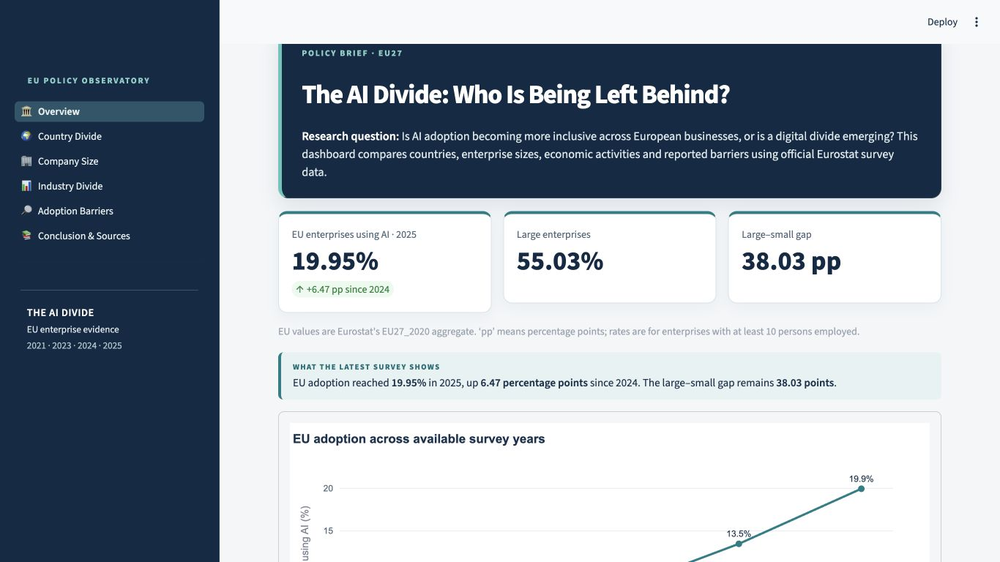
#> input picture review/animations/overview-viewport.png, 1000 x 562 px, shrunk from 1366 x 768 before the run
$ python simulate_cvd_review.py
#> lines starting #> are read from the running program, lines starting #| are printed output that depends on the picture
#!/usr/bin/env python3
"""Create screenshot comparisons using Machado et al. 2009 dichromacy matrices.

Run with the project's Pillow and NumPy installations. This is an audit aid,
not a claim that simulation replaces testing with people with colour-vision
deficiency.
"""
from pathlib import Path

import numpy as np
from PIL import Image, ImageDraw, ImageFont

ROOT = Path(__file__).resolve().parents[1]
MATRICES = {
    "Protanopia simulation": np.array([
        [0.152286, 1.052583, -0.204868],
        [0.114503, 0.786281, 0.099216],
        [-0.003882, -0.048116, 1.051998],
    ]),
    "Deuteranopia simulation": np.array([
        [0.367322, 0.860646, -0.227968],
        [0.280085, 0.672501, 0.047413],
        [-0.011820, 0.042940, 0.968881],
    ]),
}
SCREENSHOTS = {
    "overview": "review/animations/overview-viewport.png",
    "country": "review/animations/country-viewport.png",
    "company_size": "review/animations/company-size-viewport.png",
    "industry": "review/animations/industry-viewport.png",
    "barrier_ranking": "review/animations/barriers-after-viewport.png",
    "barrier_comparison": "review/animations/barriers-after-section-3.png",
    "conclusion": "review/animations/conclusion-viewport.png",
}


def simulate(image: Image.Image, matrix: np.ndarray) -> Image.Image:
    srgb = np.asarray(image.convert("RGB"), dtype=np.float64) / 255
    linear = np.where(srgb <= 0.04045, srgb / 12.92, ((srgb + 0.055) / 1.055) ** 2.4)
    transformed = np.clip(linear @ matrix.T, 0, 1)
    encoded = np.where(transformed <= 0.0031308, 12.92 * transformed,
                       1.055 * transformed ** (1 / 2.4) - 0.055)
    return Image.fromarray(np.uint8(np.rint(np.clip(encoded, 0, 1) * 255)))


def main() -> None:
    out_dir = ROOT / "review/accessibility"
    out_dir.mkdir(parents=True, exist_ok=True)
    for name, source in SCREENSHOTS.items():
        original = Image.open(ROOT / source).convert("RGB")
#> original is the input picture: PIL image 1000x562 RGB; mean R, G, B 157.6, 167, 177.4
        width, height = original.size
#> width = 1000; height = 562
        label_height = 34
        sheet = Image.new("RGB", (width * 3, height + label_height), "white")
#> sheet: PIL image 3000x596 RGB; every value is 255
        draw = ImageDraw.Draw(sheet)
        font = ImageFont.load_default()
        for index, (label, image) in enumerate([
            ("Reference", original),
            ("Protanopia simulation", simulate(original, MATRICES["Protanopia simulation"])),
            ("Deuteranopia simulation", simulate(original, MATRICES["Deuteranopia simulation"])),
        ]):
#> in simulate, `linear = np.where(srgb <= 0.04045, srgb / 12.92, ((srgb + 0.055) / 1.0..`:
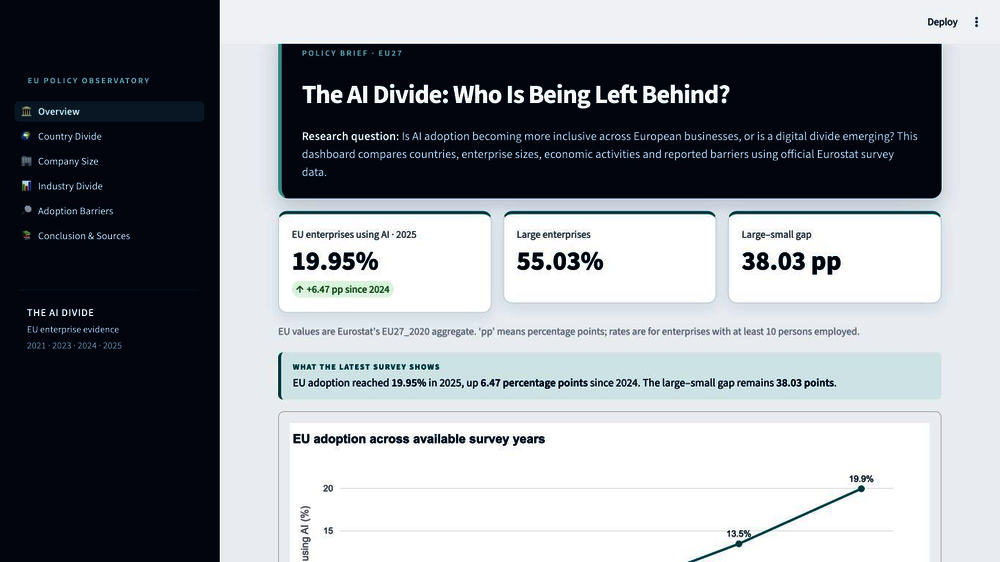
#> linear: shape (562, 1000, 3) float64; mean R, G, B 0.556, 0.574, 0.594
            x = width * index
            draw.text((x + 10, 10), label, fill="#17324D", font=font)
            sheet.paste(image, (x, label_height))
#> this loop made 3 passes
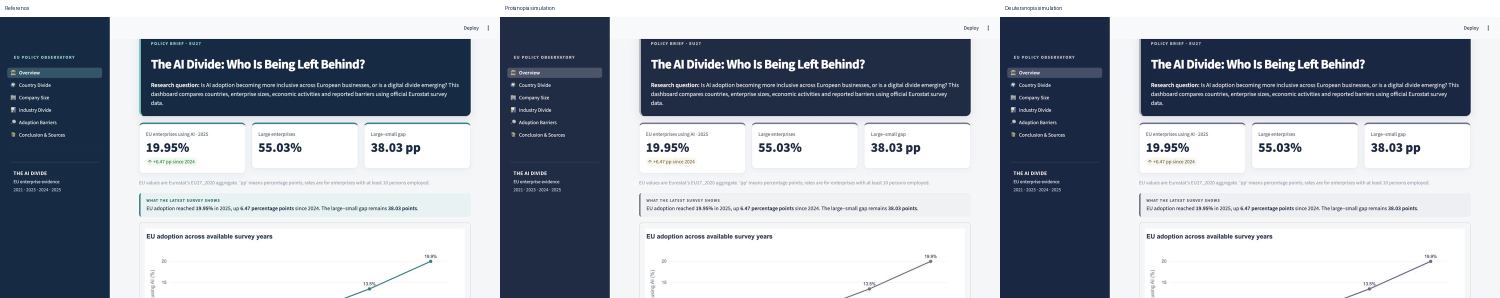
#> sheet: PIL image 3000x596 RGB (shown at 1/2 size); mean R, G, B 165.4, 171.6, 181.7
        sheet.save(out_dir / f"{name}-cvd-review.jpg", quality=86, optimize=True)
#> pass 2 of the loop in main, `for name, source in SCREENSHOTS.items():`:
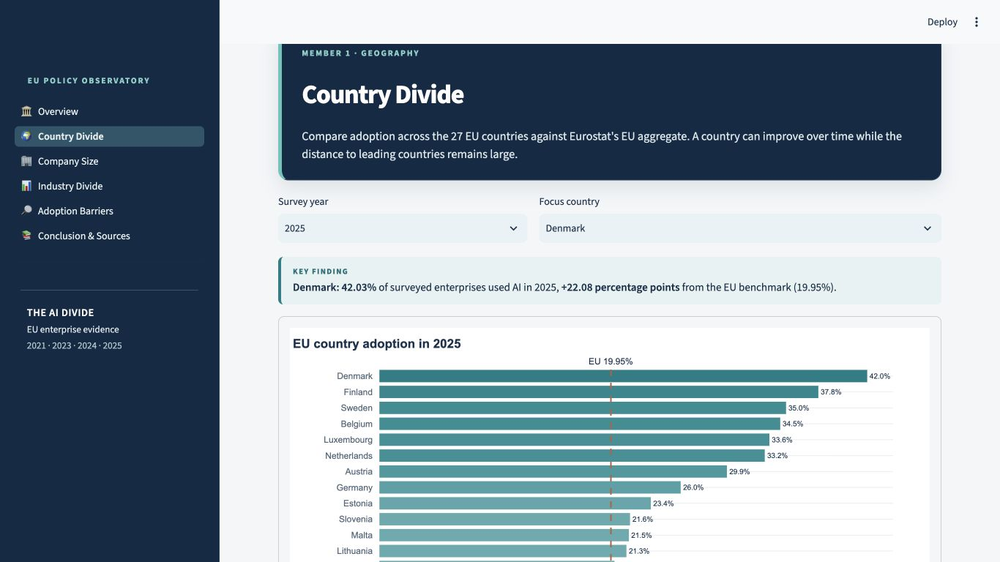
#> input picture review/animations/country-viewport.png, 1000 x 562 px, shrunk from 1366 x 768 before the run
#> in main, original is the input picture: PIL image 1000x562 RGB; mean R, G, B 146.3, 161.3, 171.8
#> in simulate (call 3), `encoded = np.where(transformed <= 0.0031308, 12.92 * transformed, 1.05..`:
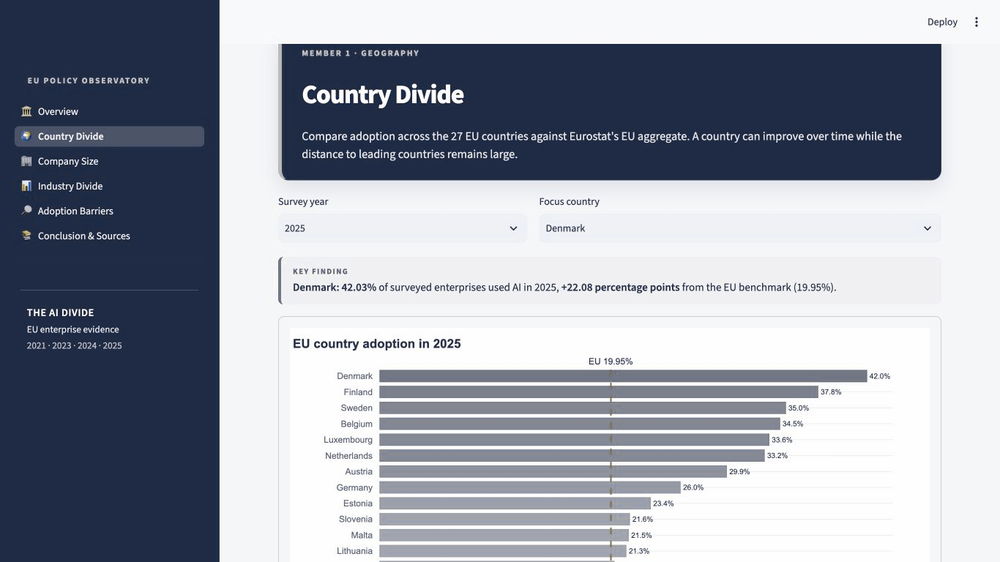
#> encoded: shape (562, 1000, 3) float64; mean R, G, B 0.613, 0.632, 0.676
#> the loop in main, `for index, (label, image) in enumerate([ ("Reference", original), ("Pr..` made 3 passes
#> after the loop in main, `for index, (label, image) in enumerate([`:
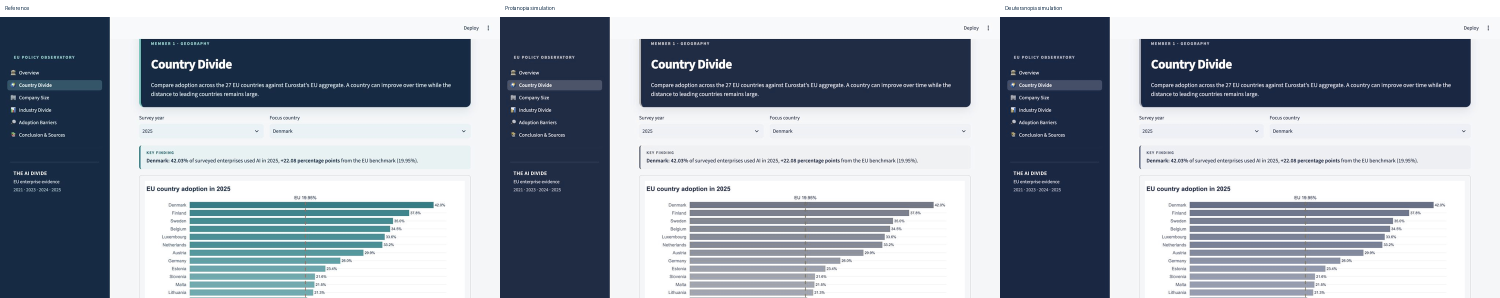
#> sheet: PIL image 3000x596 RGB (shown at 1/2 size); mean R, G, B 157.6, 165.7, 176.5
#> pass 3 of the loop in main, `for name, source in SCREENSHOTS.items():`:
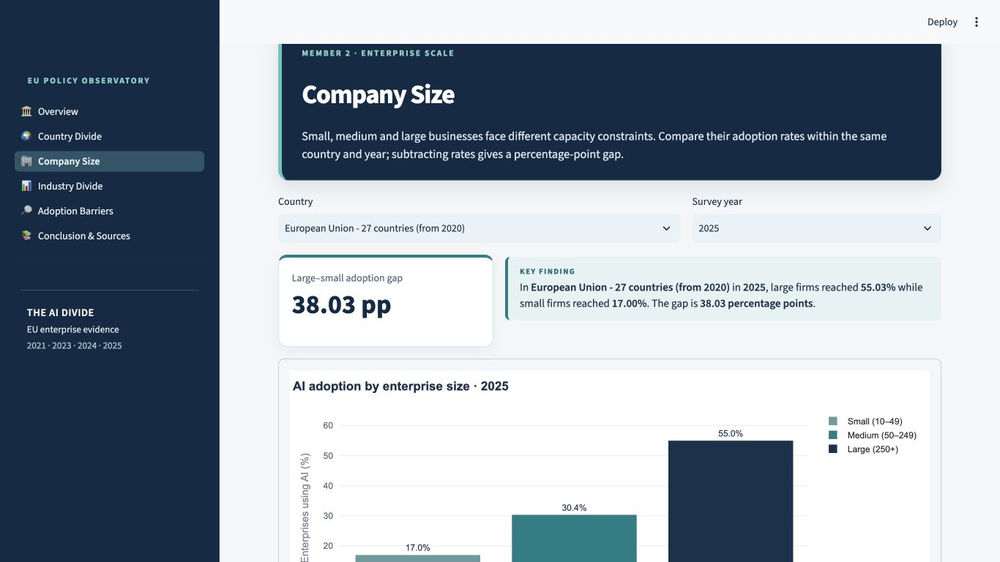
#> input picture review/animations/company-size-viewport.png, 1000 x 562 px, shrunk from 1366 x 768 before the run
#> in main, original is the input picture: PIL image 1000x562 RGB; mean R, G, B 153.1, 163.5, 174.3
#> in simulate (call 5), `linear = np.where(srgb <= 0.04045, srgb / 12.92, ((srgb + 0.055) / 1.0..`:
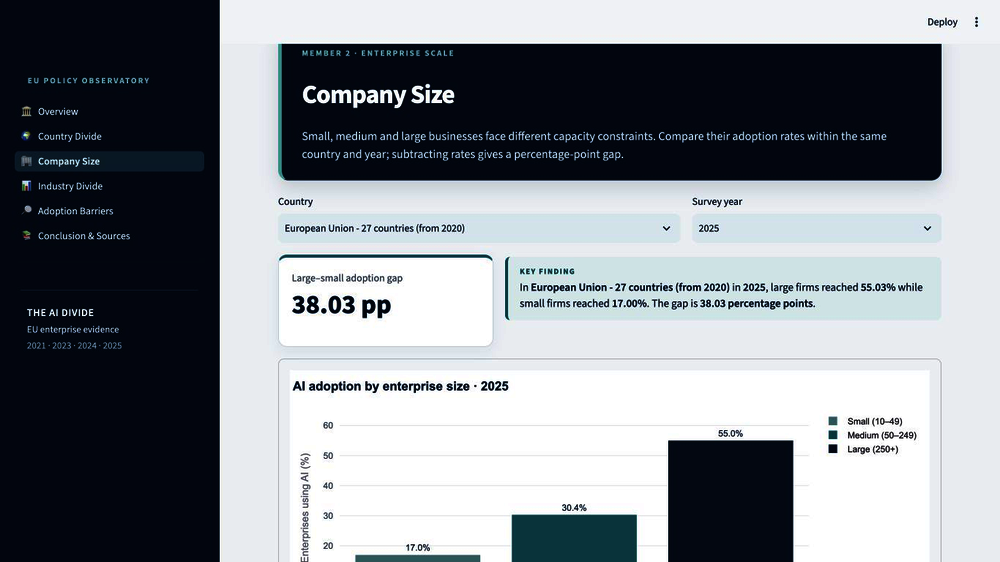
#> linear: shape (562, 1000, 3) float64; mean R, G, B 0.535, 0.555, 0.576
#> after the loop in main, `for index, (label, image) in enumerate([`:
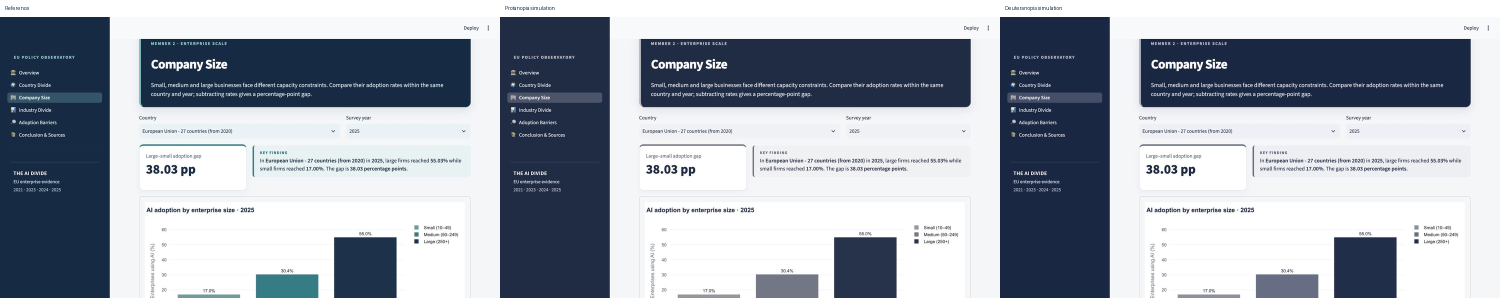
#> sheet: PIL image 3000x596 RGB (shown at 1/2 size); mean R, G, B 161.6, 168.3, 178.9
#> the loop made 7 passes; the first 3 are shown


if __name__ == "__main__":
#> (the run stopped early here; a loop or call above may not have finished)
